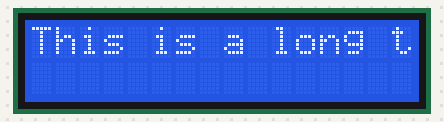
Simulated run of this sketch. Board: Arduino Uno, built with avr-gcc and run on an emulated ATmega328P. On the bench: 16×2 character LCD.

Above: at 0.27 s.
At 0.93 s:
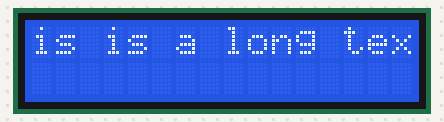
At 1.59 s:
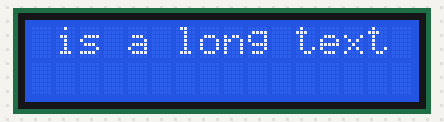
At 2.9 s:
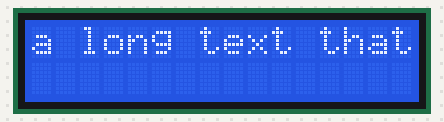
At 5.47 s:
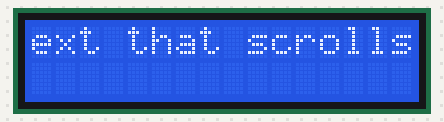
At 10.89 s:
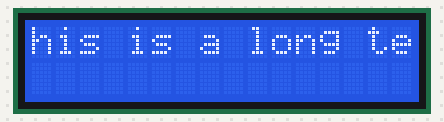

The sketch:

LCD_test_sketch.ino
```cpp
#include <Wire.h>
#include "Waveshare_LCD1602_RGB.h"
#include <math.h> // Include the math library for the sin function

Waveshare_LCD1602_RGB lcd(16,2);  // 16 characters and 2 lines of display

void setup() {
  lcd.init();  // Initialize the LCD
  lcd.setCursor(0,0);
  lcd.send_string("Setup done!");
}

void loop() {
  static int startPos = 0;
  const char* text = "This is a long text that scrolls";
  int textLen = strlen(text);

  lcd.clear();
  lcd.setCursor(0,0);

  if (startPos < textLen) {
    if (textLen - startPos < 16) {
      lcd.send_string(text + startPos);  // Send substring starting from startPos
      // Fill the rest of the display with spaces if needed
      for (int i = 0; i < 16 - (textLen - startPos); i++) {
        lcd.send_string(" ");
      }
    } else {
      lcd.send_string(text + startPos);
    }
  } else {
    startPos = 0;  // Reset start position if it exceeds text length
  }

  startPos++;  // Move start position to the right
  delay(300);  // Adjust delay for text scrolling speed
}
```

Measured:
- by itself, everything shown: repeats every 10.3 s, in 32 steps
